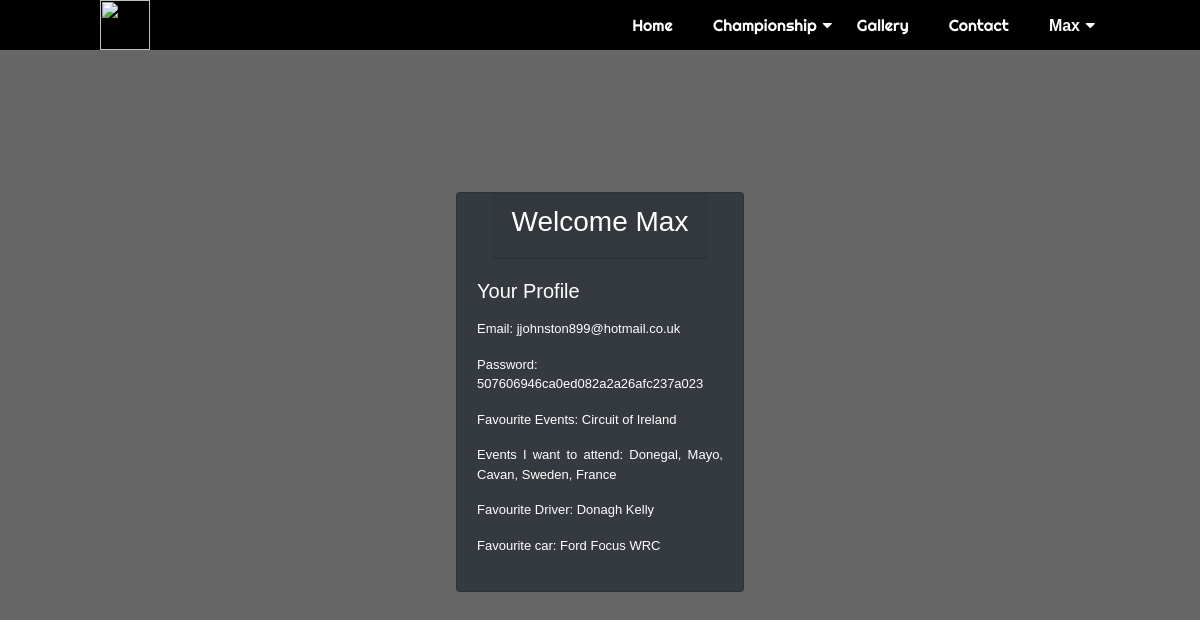
Screenshot of /profile.php (signed in) with the database file from the repository.
### tables this page shows
CREATE TABLE IF NOT EXISTS `users` (
  `id` int(11) NOT NULL AUTO_INCREMENT,
  `username` varchar(100) NOT NULL,
  `email` varchar(100) NOT NULL,
  `password` varchar(100) NOT NULL,
  `favourite_event` varchar(255) NOT NULL,
  `event_desire` varchar(500) NOT NULL,
  `fav_driver` varchar(100) NOT NULL,
  `fav_car` varchar(100) NOT NULL,
  PRIMARY KEY (`id`)
);

### profile.php (the view, shortened to what this page needs)
<?php
 include 'profilecon.php';
$query = " SELECT * FROM `users` WHERE username = '{$_SESSION['username']}' ";
$run_query = mysqli_query($con, $query);
if(mysqli_num_rows($run_query) == 1){
while($result = mysqli_fetch_assoc($run_query)){
$user_username = $result['username'];
$user_email = $result['email'];
$user_password = $result['password'];
$user_favevent = $result['favourite_event'];
$user_event_attend = $result['event_desire'];
$user_fav_driver = $result['fav_driver'];
$user_fav_car = $result['fav_car'];
}
}
?>
<!Doctype html>
<html lang = "eng">
<head>
<link rel = "stylesheet" type = "text/css" href = "css/style.css">
<link rel = "stylesheet" type = "text/css" href= "css/styles.css">
<link rel = "stylesheet" type = "text/css" href = "css/jquery-ui.css">
<link href="https://stackpath.bootstrapcdn.com/font-awesome/4.7.0/css/font-awesome.min.css" rel="stylesheet">
<link rel="stylesheet" href="https://stackpath.bootstrapcdn.com/bootstrap/4.4.1/css/bootstrap.min.css">
</head>
<body id = "background">
<header>
<div class = "logo">
<img src = "images/Logo%20Ideas-01.png" alt = "">
</div>
<nav class = "navigation">
<ul>
    <li><a href = "index.php">Home</a></li>
    <li class="sub-menu" style = "z-index:10;"><a href = "
        #">Championship</a>
</li>
    <li><a href = "gallery.php">Gallery</a>
</li>
    <li><a href = "contact.php">Contact</a></li>
    <li class="sub-menu"style = "z-index:10;"><a href = "#"><?php if(isset($_SESSION['username'])) : ?>
  <strong style = "color:white;"><?php echo $_SESSION['username']; ?></strong></a>
    <?php endif ?>
    </li>
    </ul>
</nav>
</header>
<div class ="container align-items-center">
<div class="card text-white bg-dark mb-3 align-items-center" style="max-width: 18rem;">
  <div class="card-header align-item-center"><h3>Welcome <?php echo $user_username; ?></h3></div>
  <div class="card-body">
    <h5 class="card-title">Your Profile</h5>
    <p class="card-text"><p>Email: <?php echo $user_email; ?></p>
      <p>Password: <?php echo $user_password; ?></p>
       <p>Favourite Events: <?php echo
    $user_favevent; ?></p>
       <p>Events I want to attend: <?php echo $user_event_attend; ?></p>
         <p>Favourite Driver: <?php echo $user_fav_driver; ?></p>
      <p>Favourite car: <?php echo $user_fav_car; ?></p>
  </div>
</div></div>
</body></html>

### css/style.css (style rules this page uses)
body { margin: 0; padding: 0; height: 100vh; font-family: 'Righteous', cursive; }
header { position:absolute; top: 0; left: 0; padding: 0 100px; width: 100%; background: #000; background-image:linear-gradient(rgba(0,0,0,0.5),rgba(0,0,0,0.5)), url(../images/anglia.png); background-size: cover; background-position: -5px; box-sizing:border-box; font-family: 'Righteous', cursive; }
header .logo img { float: left; height: 50px; line-height: 50px; width: 50px; height: 50px; }
header nav.navigation { float: right; z-index: 2; }
header nav.navigation ul { margin: 0; padding: 0; display: flex; }
header nav.navigation ul li { list-style: none; position: relative; }
header nav.navigation ul li.sub-menu:before { content: '\f0d7'; font-family: fontAwesome; position: absolute; line-height: 50px; color: #fff; right: 5px; z-index: 10; }
header nav.navigation ul li a { height: 50px; line-height: 50px; padding: 0 20px; font-family: 'Righteous', cursive; color: #fff; text-decoration: none; display: block; }
#background { background-image:linear-gradient(rgba(0,0,0,0.6),rgba(0,0,0,0.6)), url(../images/6.MartyToner.png); background-size: cover; background-position: -5px; }

### css/styles.css (style rules this page uses)
* { padding: 0; margin: 0; font-family: sans-serif; }
p { margin-top: 10px; font-size: 13px; text-align: justify; }
.container, .book-container { display: flex; justify-content: center; align-items: center; margin-left: 50px; }
.container { width: 100%; height: 100vh; }

### rows the page displays
users: username "Max", email "jjohnston899@hotmail.co.uk", password "507606946ca0ed082a2a26afc237a023", favourite_event "Circuit of Ireland", event_desire "Donegal, Mayo, Cavan, Sweden, France", fav_driver "Donagh Kelly", fav_car "Ford Focus WRC"

### other values shown
$_SESSION['username'] "Max"
